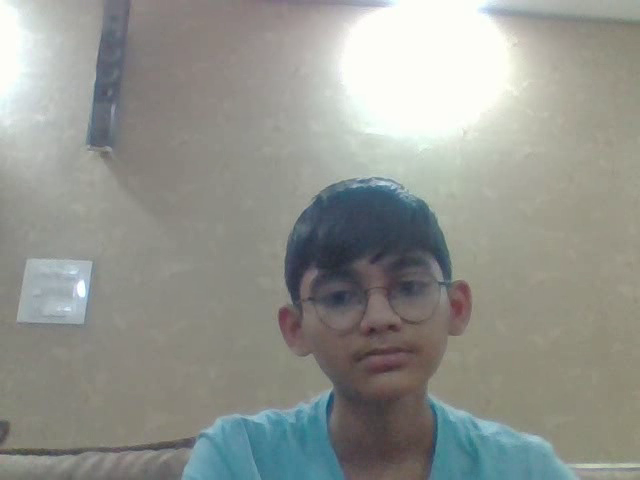
#> input picture frame 29 of Videos/19-11-2021-08-00-52.mp4, 640 x 480 px, given in place of the camera
$ python main.py
#> lines starting #> are read from the running program, lines starting #| are printed output that depends on the picture
### send_sms.py
import requests

def send_sms(API_KEY:str="rVOosFCw6bx5fBLXQeDdjm9T7Kn2NAJqpPHZUMtY3vScRh0EGWA8Clhdcb9jIyQEWUrLR6g3FBfwSXHT",numbers="8871117958",msg=""):

    url = "https://www.fast2sms.com/dev/bulkV2"

    querystring = {
        "authorization":f"{API_KEY}",
        "message":f"{msg}",
        "language":"english",
        "route":"q",
        "numbers":numbers
    }

    headers = {
        'cache-control': "no-cache"
    }

    response = requests.request(
        "GET",
        url,
        headers=headers,
        params=querystring
    )
    return response.text

### main.py
import cv2
import time
import datetime
import shutil
import os
from send_email import send_email
from send_sms import send_sms

camera = cv2.VideoCapture(0)
face_cascade = cv2.CascadeClassifier(cv2.data.haarcascades + "haarcascade_frontalface_default.xml")
full_body_cascade = cv2.CascadeClassifier(cv2.data.haarcascades + "haarcascade_fullbody.xml")

detection = False
detection_stopped_time = None
timer_started = False
SECONDS_TO_RECORD_AFTER_DETECTION = 5

frame_size = (int(camera.get(3)), int(camera.get(4)))
fourcc = cv2.VideoWriter_fourcc(*"mp4v")

def transfer_files_to_recordings_folder():
    files = os.listdir()
    for file in files:
        if file.endswith(".mp4"):
            shutil.move(file,"Videos")
        if file.endswith(".jpg"):
            shutil.move(file,"Images")

while True:
    _,frame = camera.read()
#> frame is the input picture: shape (480, 640, 3); mean B, G, R 143.6, 149.2, 146.8

    gray_img = cv2.cvtColor(frame,cv2.COLOR_BGR2GRAY)
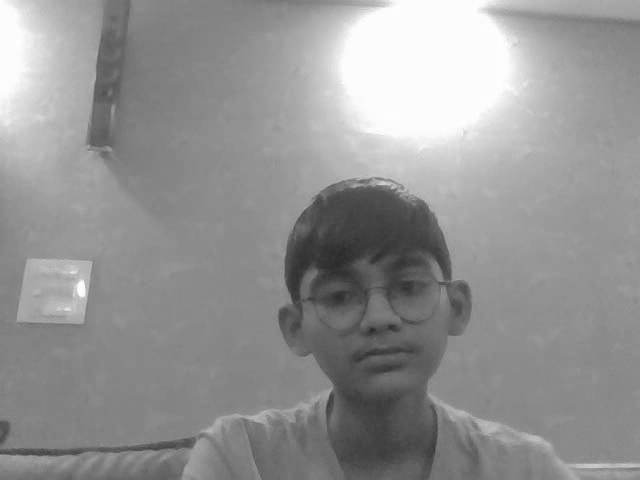
#> gray_img: shape (480, 640); min 43, max 255, mean 147.8
    faces = face_cascade.detectMultiScale(gray_img, 1.4, 5)
#> faces = [[285, 220, 181, 181]]
    bodies = full_body_cascade.detectMultiScale(gray_img, 1.4, 5)
#> bodies = ()

    if len(faces) + len(bodies) > 0:
        if detection:
            # We are dectecting a person
            timer_started = False
        else:
            # If no person had been detected, but now has been
            detection = True
            current_time = datetime.datetime.now().strftime("%d-%m-%Y-%I-%M-%S")
            send_sms(API_KEY="",msg=f"⚠️⚠️  IMPORTANT!  ⚠️⚠️\nA person has detected at {current_time.replace('-',':')}. Please look it into the matter ASAP.")
#> (the run stopped early here; a loop or call above may not have finished)

$ run again, starting later in the video
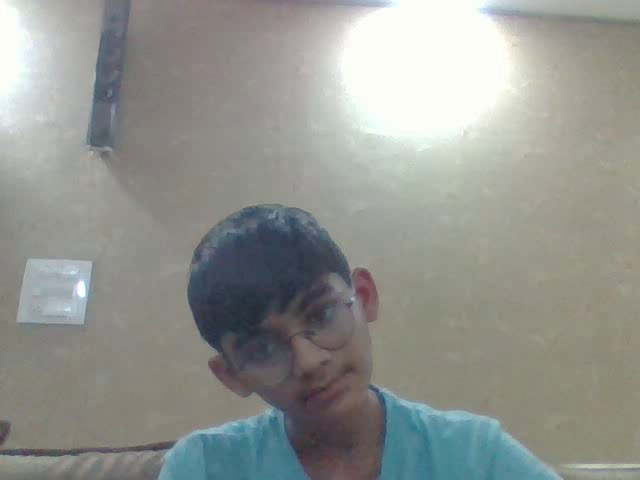
#> input picture frame 132 of Videos/19-11-2021-08-00-52.mp4, 640 x 480 px, given in place of the camera
#> frame is the input picture: shape (480, 640, 3); mean B, G, R 144, 148.7, 146.4
#> `gray_img = cv2.cvtColor(frame,cv2.COLOR_BGR2GRAY)`:
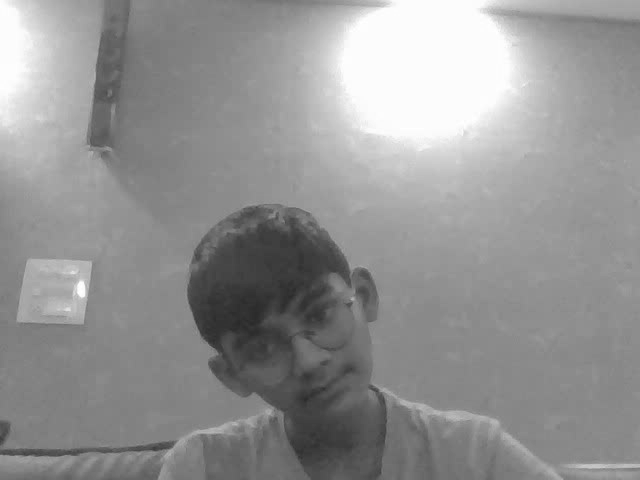
#> gray_img: shape (480, 640); min 40, max 255, mean 147.4
#> faces = ()
